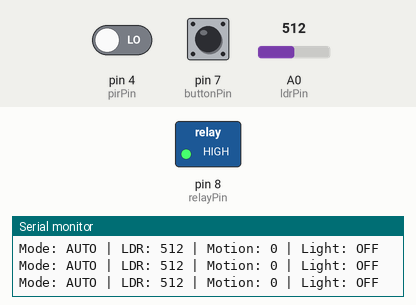
This sketch was run on a simulated Arduino Uno, built with avr-gcc and run on an emulated ATmega328P. On the bench: switched loads named in the sketch (green lamp = pin HIGH), the last lines printed to the serial monitor. The inputs (shaded band) are chosen by the test bench; at power-on: pin 7 (buttonPin) HIGH, pin 4 (pirPin) LOW, A0 (ldrPin) = 512.

Above: at 3.2 s.
3.3 s: pin 7 (buttonPin) pulled LOW for 3.2 s
At 6.7 s:
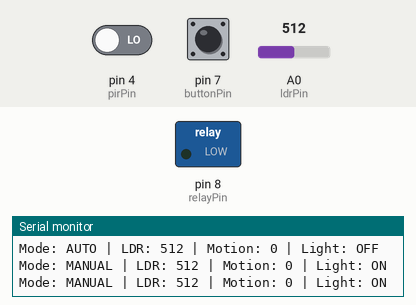
8.0 s: pin 7 (buttonPin) pulled LOW for 1 s
At 9.8 s:
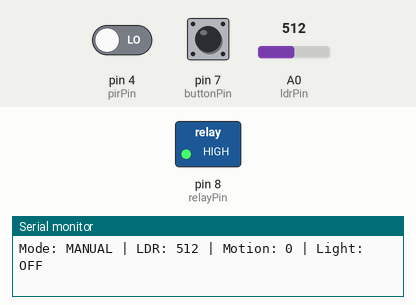
Timing chart, 0 to 11.3 s (numbered marks = the images above; inputs shaded):
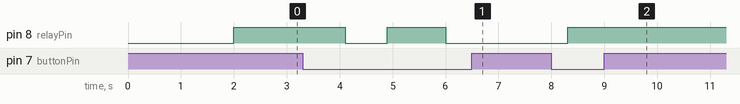

The sketch:

code.ino
```cpp
#define ldrPin A0
#define pirPin 4
#define relayPin 8
#define buttonPin 7

int ldrValue = 0;
int motion = 0;
int threshold = 500;

bool autoMode = true;
bool lightState = false;

void setup() {
  pinMode(pirPin, INPUT);
  pinMode(relayPin, OUTPUT);
  pinMode(buttonPin, INPUT_PULLUP);

  Serial.begin(9600);
  delay(2000);
}

void loop() {
  ldrValue = analogRead(ldrPin);
  motion = digitalRead(pirPin);

  // Mode toggle
  if (digitalRead(buttonPin) == LOW) {
    autoMode = !autoMode;
    delay(300);
  }

  // Logic
  if (autoMode) {
    if (ldrValue < threshold && motion == HIGH) {
      lightState = true;
    } else {
      lightState = false;
    }
  } else {
    if (digitalRead(buttonPin) == LOW) {
      lightState = !lightState;
      delay(300);
    }
  }

  digitalWrite(relayPin, lightState ? LOW : HIGH);

  // Clean structured output
  Serial.print("Mode: ");
  Serial.print(autoMode ? "AUTO" : "MANUAL");
  Serial.print(" | LDR: ");
  Serial.print(ldrValue);
  Serial.print(" | Motion: ");
  Serial.print(motion);
  Serial.print(" | Light: ");
  Serial.println(lightState ? "ON" : "OFF");

  delay(500);
}
```

Measured:
- after the input at 3.3 s, pin 8 (relayPin): HIGH → LOW after 0.80 s, → HIGH 0.80 s later, → LOW 1.1 s later
- after the input at 8.0 s, pin 8 (relayPin): LOW → HIGH after 0.31 s
